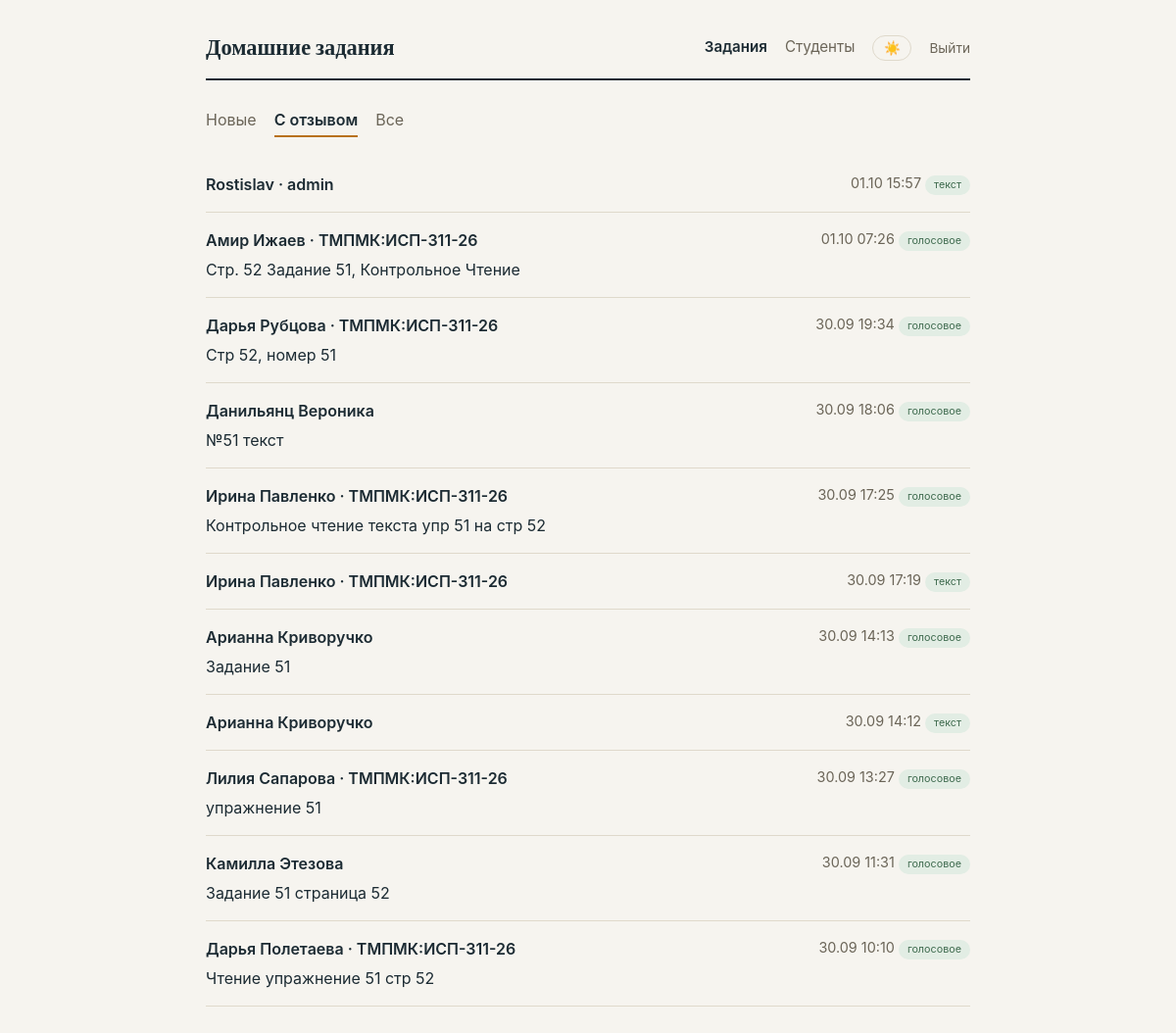
The app's page /?status=reviewed (signed in) with its own data.
### database.py (models this page shows, shortened)
class Student(Base):
    __tablename__ = "students"
    id = Column(Integer, primary_key=True)
    telegram_id = Column(Integer, unique=True, nullable=False, index=True)
    username = Column(String, nullable=True)
    full_name = Column(String, nullable=False)
    group_name = Column(String, nullable=True)
    group_id = Column(Integer, ForeignKey("groups.id"), nullable=True)
    notes = Column(Text, nullable=True)
    created_at = Column(DateTime, default=datetime.utcnow)
    group = relationship("Group", back_populates="students")
    submissions = relationship(
        "Submission",
        back_populates="student",
        order_by="Submission.created_at.desc()",
        cascade="all, delete-orphan",
    )

class Submission(Base):
    __tablename__ = "submissions"
    id = Column(Integer, primary_key=True)
    student_id = Column(Integer, ForeignKey("students.id"), nullable=False)
    kind = Column(String, nullable=False)
    text_content = Column(Text, nullable=True)
    file_path = Column(String, nullable=True)
    original_filename = Column(String, nullable=True)
    caption = Column(Text, nullable=True)  # описание задания от студента
    created_at = Column(DateTime, default=datetime.utcnow)
    status = Column(String, default="new")  # "new" или "reviewed"
    feedback_text = Column(Text, nullable=True)
    feedback_voice_path = Column(String, nullable=True)
    feedback_at = Column(DateTime, nullable=True)
    student = relationship("Student", back_populates="submissions")
    files = relationship(
        "SubmissionFile",
        back_populates="submission",
        order_by="SubmissionFile.order_index",
        cascade="all, delete-orphan",
    )

### web.py (the view)
@app.get("/", response_class=HTMLResponse)
async def dashboard(request: Request, status: str = "new"):
    if not is_logged_in(request):
        return RedirectResponse("/login", status_code=303)
    session = SessionLocal()
    try:
        query = session.query(Submission).order_by(Submission.created_at.desc())
        if status in ("new", "reviewed"):
            query = query.filter_by(status=status)
        rows = [
            {
                "id": s.id,
                "student_name": s.student.full_name,
                "group": s.student.group_name,
                "kind": s.kind,
                "caption": s.caption,
                "created_at": s.created_at,
                "status": s.status,
            }
            for s in query.all()
        ]
    finally:
        session.close()
    return templates.TemplateResponse(
        request,
        "dashboard.html",
        {"submissions": rows, "status": status, "authed": True, "active_page": "dashboard"},
    )

### templates/dashboard.html (shortened to what this page needs)
{% extends "base.html" %}
{% block content %}
  <div class="tabs">
    <a href="/?status=new" class="{{ 'active' if status == 'new' }}">Новые</a>
    <a href="/?status=reviewed" class="{{ 'active' if status == 'reviewed' }}">С отзывом</a>
    <a href="/?status=all" class="{{ 'active' if status == 'all' }}">Все</a>
  </div>
  {% if submissions %}
    <ul class="entry-list">
      {% for s in submissions %}
        <li>
          <a class="entry" href="/submission/{{ s.id }}">
            <div class="entry-top">
              <span class="entry-name">{{ s.student_name }}{% if s.group %} · {{ s.group }}{% endif %}</span>
              <span class="entry-meta">
                {{ s.created_at.strftime('%d.%m %H:%M') }}
                <span class="badge {{ 'reviewed' if s.status == 'reviewed' }}">
                  {% if s.kind == 'voice' %}голосовое{% elif s.kind == 'document' %}файл{% else %}текст{% endif %}
                </span>
              </span>
            </div>
            {% if s.caption %}<div class="entry-caption">{{ s.caption }}</div>{% endif %}
          </a>
        </li>
      {% endfor %}
    </ul>
  {% else %}
    <div class="empty">Пока ничего нет в этом разделе.</div>
  {% endif %}
{% endblock %}

### templates/base.html (shortened to what this page needs)
<!DOCTYPE html>
<html lang="ru">
<head>
  <link rel="stylesheet" href="/static/style.css">
</head>
<body>
  <div class="wrap">
    <header class="top">
      <a class="brand" href="{{ '/' if authed else '/login' }}"><h1>Домашние задания</h1></a>
      <nav class="top-nav">
        {% if authed %}
          <a href="/" class="{{ 'active' if active_page == 'dashboard' }}">Задания</a>
          <a href="/students" class="{{ 'active' if active_page == 'students' }}">Студенты</a>
        {% endif %}
        <button id="theme-toggle" class="theme-toggle" type="button" title="Тёмная/светлая тема" aria-label="Переключить тему">
          <span class="icon-sun">☀️</span><span class="icon-moon">🌙</span>
        </button>
        {% if authed %}<a class="logout" href="/logout">Выйти</a>{% endif %}
      </nav>
    </header>
    {% block content %}{% endblock %}
  </div>
</body>
</html>

### static/style.css (style rules this page uses)
:root { --ink: #1c2b33; --paper: #f6f4ef; --paper-line: #dfd9cb; --card-bg: #ffffff; --accent: #b8721f; --accent-soft: #f1e2c9; --ok: #3f6b4f; --ok-soft: #e2ede4; --muted: #6b6558; --note-bg: #fbf1d9; --note-ink: #8a5a00; }
* { box-sizing: border-box; }
body { margin: 0; background: var(--paper); color: var(--ink); font-family: -apple-system, BlinkMacSystemFont, "Segoe UI", Roboto, sans-serif; line-height: 1.5; transition: background 0.15s ease, color 0.15s ease; }
h1, h2, h3 { font-family: 'Fraunces', Georgia, serif; font-weight: 600; margin: 0 0 0.4em 0; }
a { color: var(--accent); }
.wrap { max-width: 820px; margin: 0 auto; padding: 32px 20px 80px; }
header.top { display: flex; justify-content: space-between; align-items: center; border-bottom: 2px solid var(--ink); padding-bottom: 14px; margin-bottom: 28px; gap: 16px; flex-wrap: wrap; }
header.top .brand { text-decoration: none; color: var(--ink); }
header.top .brand h1 { font-size: 1.4em; margin: 0; }
.top-nav { display: flex; align-items: center; gap: 18px; }
.top-nav a { text-decoration: none; color: var(--muted); font-size: 0.95em; }
.top-nav a.active { color: var(--ink); font-weight: 600; }
.top-nav .logout { font-size: 0.85em; }
.theme-toggle { background: none; border: 1px solid var(--paper-line); border-radius: 20px; width: 40px; height: 26px; padding: 0; cursor: pointer; display: inline-flex; align-items: center; justify-content: center; position: relative; font-size: 0.85em; margin: 0; }
.theme-toggle .icon-sun, .theme-toggle .icon-moon { display: none; }
.theme-toggle .icon-sun { display: inline; }
.tabs { display: flex; gap: 18px; margin-bottom: 20px; }
.tabs a { text-decoration: none; color: var(--muted); padding-bottom: 4px; border-bottom: 2px solid transparent; }
.tabs a.active { color: var(--ink); border-bottom-color: var(--accent); font-weight: 600; }
.entry-list { list-style: none; margin: 0; padding: 0; }
.entry { display: block; text-decoration: none; color: inherit; padding: 16px 0; border-bottom: 1px solid var(--paper-line); }
.entry-top { display: flex; justify-content: space-between; gap: 12px; flex-wrap: wrap; }
.entry-name { font-weight: 600; }
.entry-meta { color: var(--muted); font-size: 0.9em; }
.entry-caption { margin-top: 6px; color: var(--ink); }
.badge { display: inline-block; font-size: 0.75em; padding: 2px 9px; border-radius: 10px; background: var(--accent-soft); color: var(--accent); white-space: nowrap; }
.badge.reviewed { background: var(--ok-soft); color: var(--ok); }
button { background: var(--ink); color: var(--paper); border: none; padding: 10px 20px; border-radius: 4px; font-size: 1em; cursor: pointer; margin-top: 10px; }

### records on screen
Student: student_name "Rostislav", group "admin"
Submission: created_at "01.10 15:57"
Student: student_name "Амир Ижаев", group "ТМПМК:ИСП-311-26"
Submission: created_at "01.10 07:26", caption "Стр. 52 Задание 51, Контрольное Чтение"
Student: student_name "Дарья Рубцова", group "ТМПМК:ИСП-311-26"
Submission: created_at "30.09 19:34", caption "Стр 52, номер 51"
Student: student_name "Данильянц Вероника"
Submission: created_at "30.09 18:06", caption "№51 текст"
Student: student_name "Ирина Павленко" "Ирина Павленко", group "ТМПМК:ИСП-311-26" "ТМПМК:ИСП-311-26"
Submission: created_at "30.09 17:25", caption "Контрольное чтение текста упр 51 на стр 52"
Submission: created_at "30.09 17:19"
Student: student_name "Арианна Криворучко" "Арианна Криворучко"
Submission: created_at "30.09 14:13", caption "Задание 51"
Submission: created_at "30.09 14:12"
Student: student_name "Лилия Сапарова", group "ТМПМК:ИСП-311-26"
Submission: created_at "30.09 13:27", caption "упражнение 51"
Student: student_name "Камилла Этезова"
Submission: created_at "30.09 11:31", caption "Задание 51 страница 52"
Student: student_name "Дарья Полетаева", group "ТМПМК:ИСП-311-26"
Submission: created_at "30.09 10:10", caption "Чтение упражнение 51 стр 52"
